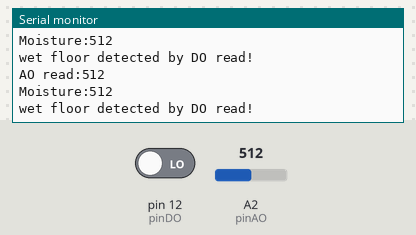
Recording of a sketch running on a simulated Arduino Uno, built with avr-gcc and run on an emulated ATmega328P. On the bench: the last lines printed to the serial monitor. The inputs (shaded band) are chosen by the test bench; at power-on: A2 (pinAO) = 512, pin 12 (pinDO) LOW.

Above: at 3.2 s.
3.3 s: A2 (pinAO) set to 467
At 4.6 s:
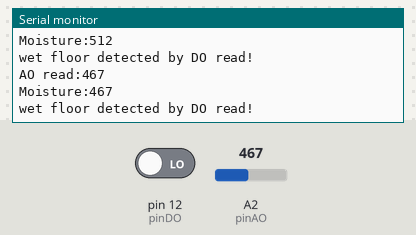
4.8 s: A2 (pinAO) set to 442
At 5.7 s:
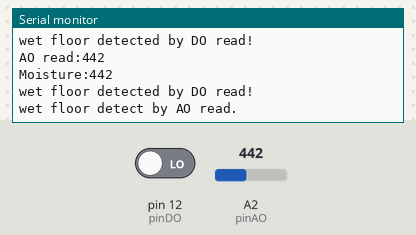
Timing chart, 0 to 7.8 s (numbered marks = the images above; inputs shaded):
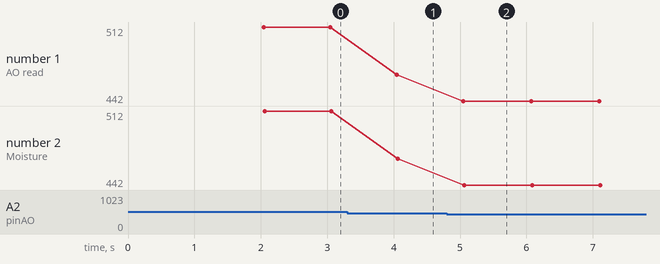

The sketch:

mudhumidity.ino
```cpp
// earth humidity test
// it looks like this is the right choice for dry-bot wet-floor detection.
// https://blog.csdn.net/xieyan0811/article/details/56011772
/*
用于土壤的湿度检测。
可通过电位器调节土壤湿度的阀值，顺时针调节，控制的湿度会越大，逆时针越小；
湿度低于设定值时，DO输出高电平，模块提示灯亮；湿度高于设定值时，DO输出低电平，模块提示灯灭。
工作电压3.3V-5V。3V时，在空气中AO读取的值最大为695 ， 浸泡在水里的 最小值245；
5V时，在空气中AO读取的值最大为1023 ，浸泡在水里的最小值 245。数值越小，湿度越高，反之越低。
湿度高于阈值时（实际读取数值小于阈值），D0=0，反之为1
*/

const int pinAO=2;
const int pinDO=12;

const int moisture_degress = 100;
int initial_readout = 0;
static int limit = 60;

void setup() {
  pinMode(pinAO, INPUT);
  pinMode(pinDO, INPUT);
  Serial.begin(9600);
  Serial.println(" humidity test.");

  Serial.println("min moisture:");Serial.println(moisture_convert(1023));
  Serial.println("max moisture:");Serial.println(moisture_convert(245));
  Serial.println("conver of 821:");Serial.println(moisture_convert(821));

  initial_readout = analogRead(pinAO);
  Serial.println("current moisture:");
  Serial.print(initial_readout);
  Serial.print("->");
  Serial.println(moisture_convert(initial_readout));

  delay(2000);
}

void loop()
{
   //return;
  test3();
  delay(1000);
}

void test1() {
  Serial.print("AO=");
  Serial.print(analogRead(pinAO));
  Serial.print(", DO=");
  Serial.println(digitalRead(pinDO));
  delay(1500);
}

void test2()
{
  bool is_floor_wet = false;
  unsigned int moisture = 0;

  int readouts = analogRead(pinAO);
  moisture = moisture_convert(readouts);
  is_floor_wet = digitalRead(pinDO)==0?true:false;

  Serial.print("AO read:");Serial.println(readouts);
  Serial.print("Moisture:");Serial.println(moisture);

  if(is_floor_wet) {
    Serial.println("wet floor detected!");
  }
}


void test3()
{
  bool is_do = false;
  unsigned int moisture = 0;

  int readout = analogRead(pinAO);
  moisture = moisture_convert(readout);
  is_do = digitalRead(pinDO)==0?true:false;

  Serial.print("AO read:");Serial.println(readout);
  Serial.print("Moisture:");Serial.println(moisture);

  if(is_do) {
    Serial.println("wet floor detected by DO read!");
  }
  if( (initial_readout-readout)>=limit) {
    Serial.println("wet floor detect by AO read.");
  }
}

// convert the analog readouts to a relative moisture:1~99.
unsigned int moisture_convert(int readout)
{
  return readout;

  unsigned int mMAX=1024, mMIN=245;
  unsigned int interval = (mMAX-mMIN)/moisture_degress;
  return ((mMAX-readout)/interval);
}
```

Measured:
- the behaviour switches between 453 and 452 on A2 (pinAO) (found by bisection; images 1 and 2)
- after the input at 3.3 s, the serial monitor: prints a new line after 0.75 s (image 1)
- after the input at 4.8 s, the serial monitor: prints a new line after 0.25 s (image 2)
- plotted number 1: 512 → 467 after the input at 3.3 s, 467 → 442 after the input at 4.8 s
- plotted number 2: 512 → 467 after the input at 3.3 s, 467 → 442 after the input at 4.8 s
